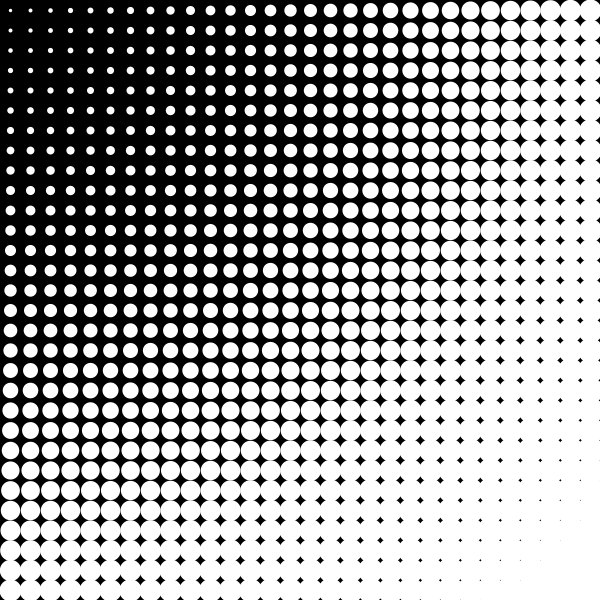
Frame 1 (no input)
Frame 60 (the mouse pressed at the canvas centre just before this capture): identical to frame 1, image omitted
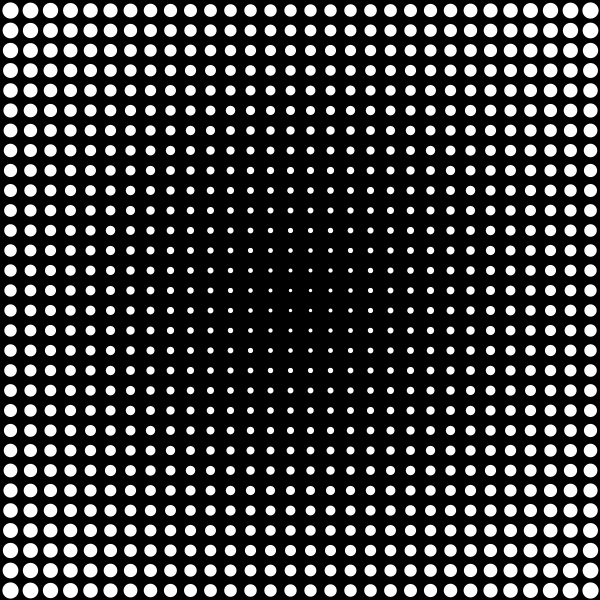
Frame 120 (the mouse held since frame 60 and released just before this capture)

The Processing sketch that drew these frames (run headless with seeded random() and noise(); from frame 60 on, the mouse is pressed at the canvas centre):

// Processing sketch: distance_dots
// ── distance_dots.pde

void setup() {
  size(600, 600);
}

void draw() {
  background(0);
  stroke(255);
  
  int step_size = 20;
  int steps = width / step_size;
  
  for (int y = 0; y < steps; y++) {
    for (int x = 0; x < steps; x++) {
      int cx = x * step_size + (step_size/2);
      int cy = y * step_size + (step_size/2);
      float d = dist(mouseX, mouseY, cx, cy);
      float w = map(d, 0, width * 1.5, 3, 32);
      strokeWeight(w);
      point(cx, cy);
    }
  }
}
